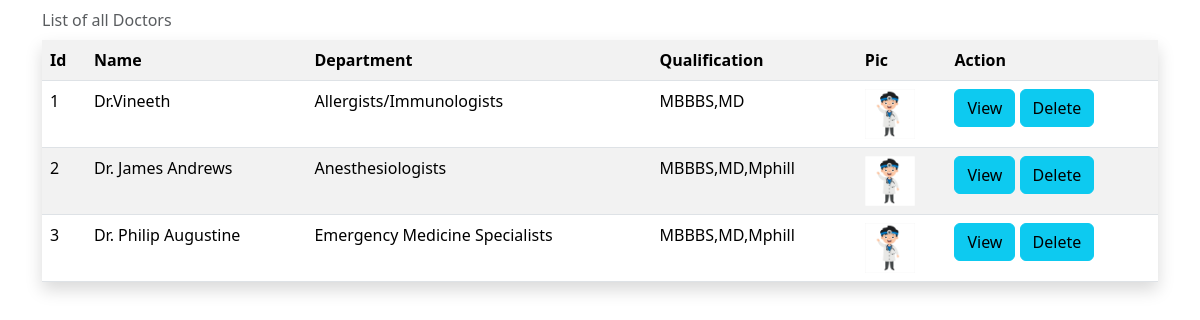
The page /doctor/list/ (signed in) on the database its author committed.
### myapp/models.py (models this page shows, shortened)
class Doctor(models.Model):
    name=models.CharField(max_length=111,null=True)
    user=models.ForeignKey(User,on_delete=models.CASCADE)
    profile_pic= models.ImageField(upload_to='profile_pic/DoctorProfilePic/',null=True,blank=True)
    mobile = models.CharField(max_length=20,null=True)
    qualification=models.CharField(max_length=120)
    department= models.CharField(max_length=50,choices=departments,default='Cardiologist')
    status=models.BooleanField(default=False)

### myapp/views.py (the view)
# urls.py: path("doctor/list/",views.DoctorListView.as_view(),name="doctor-list"),
@method_decorator(signin_required,name="dispatch")
class DoctorListView(ListView):
    model=Doctor
    template_name="doctor-list.html"
    context_object_name="doctors"

### myapp/views.py (called while the page is built)
def signin_required(fn):
    def wrapper(request,*args,**kwargs):
        if not request.user.is_authenticated:
            messages.error(request,"you must login to perform this action !!!")
            return redirect("signin")
        return fn(request,*args,**kwargs)
    return wrapper

### myapp/templates/doctor-list.html (shortened to what this page needs)
<!DOCTYPE html>
<html lang="en">
<head>
    <link href="https://cdn.jsdelivr.net/npm/bootstrap@5.3.1/dist/css/bootstrap.min.css" rel="stylesheet">
</head>
<body>
    <div class="container">
        <table class="table table-striped p-5 shadow">
    <caption class="caption-top ">List of all Doctors</caption>
    <tr>
        <th>Id</th>
        <th>Name</th>
        <th>Department</th>
        <th>Qualification</th>
        <th>Pic</th>
        <th>Action</th>
    </tr>
    {%for d in doctors%}
    <div>
    <tr>
        <td>{{forloop.counter}}</td>
        <td>{{d.name}}</td>
        <td>{{d.department}}</td>
        <td>{{d.qualification}}</td>
        <td>
            {%if d.profile_pic%}
            <img src="{{d.profile_pic.url}}" alt="" height="50px">
            {%endif%}
        </td>
    <td>
        <a href="{%url 'doctor-detail' d.id%}" class="btn btn-info">View</a>
        <a href="{%url 'doctor-delete' d.id%}" class="btn btn-info">Delete</a>
    </td>
    </tr>
    {%endfor%}
    </table>
    </div>
</body>
</html>

### rows shown on the page
Doctor: name "Dr.Vineeth", department "Allergists/Immunologists", qualification "MBBBS,MD", profile_pic (picture)
Doctor: name "Dr. James Andrews", department "Anesthesiologists", qualification "MBBBS,MD,Mphill", profile_pic (picture)
Doctor: name "Dr. Philip Augustine", department "Emergency Medicine Specialists", qualification "MBBBS,MD,Mphill", profile_pic (picture)
